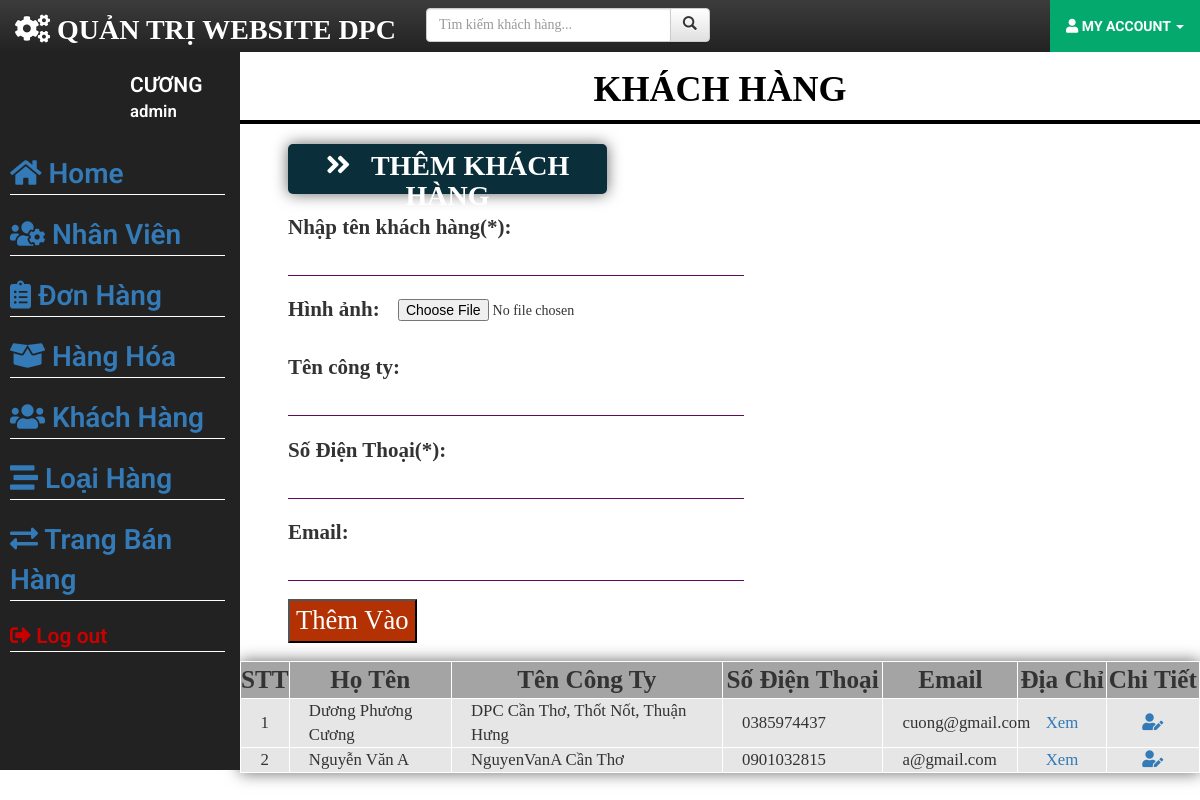
/admin/khach-hang.php (signed in), run on the app's committed database.
### tables this page shows
CREATE TABLE `nhanvien` (
  `msnv` char(6) NOT NULL,
  `hotennv` varchar(40) NOT NULL,
  `matkhau` char(40) NOT NULL,
  `chucvu` varchar(40) NOT NULL,
  `anhnv` text DEFAULT NULL,
  `diachi` varchar(200) NOT NULL,
  `sodienthoai` char(11) NOT NULL
);

CREATE TABLE `khachhang` (
  `mskh` int(11) NOT NULL,
  `hotenkh` varchar(40) NOT NULL,
  `matkhau` char(40) NOT NULL,
  `anhkh` text DEFAULT NULL,
  `tencongty` varchar(50) DEFAULT NULL,
  `sodienthoai` char(11) NOT NULL,
  `email` varchar(40) DEFAULT NULL
);

### admin/khach-hang.php (the view, shortened to what this page needs)
<?php
	$conn = mysqli_connect('localhost', 'root', '', 'dathang') or die ('Không thể kết nối tới database');
?>
<!DOCTYPE html>
<html lang="en">
<head>
	<link rel="stylesheet" href="https://stackpath.bootstrapcdn.com/bootstrap/3.4.1/css/bootstrap.min.css">
	<link rel="stylesheet" href="https://stackpath.bootstrapcdn.com/bootstrap/3.4.1/css/bootstrap-theme.min.css">
  	<link rel="stylesheet" href="https://cdnjs.cloudflare.com/ajax/libs/font-awesome/4.7.0/css/font-awesome.min.css">
  	<link rel="stylesheet" href="https://pro.fontawesome.com/releases/v5.10.0/css/all.css"/>
	<link rel="stylesheet" href="admin.css">
</head>
<body>
	<nav class="navbar navbar-inverse navbar-fixed-top">
		<div class="container-fluid">
			<div class="navbar-brand">
				<i class="fas fa-cogs"></i> <span>quản trị website DPC</span>
			</div>
			<ul class="nav navbar-nav">
				<li>
					<form class="navbar-form pull-left" role="search" action="khach-hang.php" method="post">
			        	<div style="width: 120%; font-family:all" class="input-group" id="search1">
			           		<input id="search-input" name="tim-kiem" type="text" class="form-control" placeholder="Tìm kiếm khách hàng...">
			           		<div  class="input-group-btn">
			              		<button name="search" type="submit" id="search-button" class="btn btn-default"><span class="glyphicon glyphicon-search"></span></button>
			           		</div>
			            </div>
        			</form>
				</li>
			</ul>
			<div class="navbar-right">
				<div class="dropdown-admin">
				  <div class="dropbtn-admin">
				  	<i class="fas fa-user"></i> <span>my account</span> <span class="caret"></span>
				  </div>
<?php
	if(isset($_SESSION['loginAdmin']) || isset($_SESSION['loginNV'])){
		if(isset($_SESSION['loginAdmin'])){
			$msadmin = $_SESSION['loginAdmin'];
		} else if(isset($_SESSION['loginNV'])){
			$msadmin = $_SESSION['loginNV'];
		}
		$sql_ad = "select * from nhanvien where msnv = '$msadmin' ";
		$kq = mysqli_query($conn,$sql_ad);
		$row_ad = mysqli_fetch_assoc($kq);
		$name_ad = $row_ad['hotennv'];
		$arr_name = explode(" ",$name_ad);
		$chiso_arr = count($arr_name);
		$name = $arr_name[$chiso_arr -1];
	}
?>
				</div>
			</div>
		</div>
	</nav>
	<div class="container-fluid menu">
		<div class="avatar">
			<a href="my-account-nv.php?ms=<?=$row_ad['msnv']?>"><img src="<?=$row_ad['anhnv']?>" alt=""></a>
			<a class="name" href="my-account-nv.php?ms=<?=$row_ad['msnv']?>"><?php if(isset($_SESSION['loginAdmin']) || isset($_SESSION['loginNV'])){echo $name;}?> <br> <p style="font-size: 0.8em; text-transform: lowercase;"><?php if(isset($_SESSION['loginAdmin'])){echo $row_ad['msnv'];}?></p></a>
		</div>
		<ul class="list-menu">
			<li>
				<a href="admin.php"> <i class="fa fa-home"></i> Home</a>
			</li>
<?php
	if(isset($_SESSION['loginAdmin'])){
?>
			<li>
				<a href="nhan-vien.php"><i class="fas fa-users-cog"></i> Nhân Viên</a>
			</li>
<?php
	}
?>
			<li>
				<a href="dat-hang.php"><i class="fas fa-clipboard-list"></i> Đơn Hàng</a>
			</li>
			<li>
				<a href="hang-hoa.php"> <i class="fas fa-box-open"></i> Hàng Hóa</a>
			</li>
			<li>
				<a href="khach-hang.php"> <i class="fas fa-users"></i> Khách Hàng</a>
			</li>
			<li>
				<a href="loai-hang.php"> <i class="fas fa-stream"></i> Loại Hàng</a>
			</li>
			<li>
				<a href="../client/index.php"> <i class="fas fa-exchange-alt"></i> Trang Bán Hàng</a>
			</li>
			<li class="li-logout">
				<a href="admin.php?log-out-ad"> <i class="fas fa-sign-out-alt"></i> 	Log out</a>
			</li>
		</ul>
	</div>
	<div class="content">
		<div class="title-loaihanghoa">
			<h1>
				khách hàng
			</h1>
		</div>
		<hr class="hr-loai-hang">
		<div class="add-loai-hang">
			<div class="title-add-loai-hang">
				<h3><i class="fas fa-angle-double-right"></i>&ensp; Thêm Khách Hàng</h3>
			</div>
			<form class="form-add-loai-hang form-hang-hoa" action="khach-hang.php" method="post" enctype="multipart/form-data">
				<div class="add-ma-loai">
					<p>Nhập tên khách hàng(*): </p>
					<input type="text" name="ten" title="nhập tên khách hàng" required="">
				</div>
				<div class="add-ten-loai-hinh">
					<p>Hình ảnh:</p>
					<input type="file" name="hinh-anh" title="chọn ảnh khách hàng">
				</div>
				<div class="add-ten-loai">
					<p>Tên công ty:</p>
					<input type="text" title="nhập tên công ty" name="ten-cong-ty">
				</div>
				<div class="add-ten-loai">
					<p>Số Điện Thoại(*):</p>
					<input type="text" name="sdt" title="nhập số điện thoại" required="">
				</div>
				<div class="add-ten-loai">
					<p>Email:</p>
					<input type="Email" name="email" title="nhập email">
				</div>
				<button class="btn-add-loai-hang" name="add">Thêm Vào</button>
			</form>
		</div>
		<div class="hien-thi-khach-hang">
			<table class="table-khach-hang">
				<th class="ms-khach-hang">
					STT
				</th>
				<th>
					Họ tên
				</th>
				<th>
					Tên công ty
				</th>
				<th>
					Số điện thoại
				</th>
				<th>
					Email
				</th>
				<th>
					Địa Chỉ
				</th>
				<th>
					Chi tiết
				</th>
<?php
	if(!isset($_POST['search'])){
		$sql_select_all_kh = "select * from khachhang";
	} else if(isset($_POST['search'])){
		$tenkh = $_POST['tim-kiem'];
		$sql_select_all_kh = "select * from khachhang where hotenkh like '%$tenkh%'";
	}
	$kq_select_all_kh = mysqli_query($conn, $sql_select_all_kh);
	$stt = 1;
	while($rowa_kh= mysqli_fetch_assoc($kq_select_all_kh)){ ?>
				<tr>
					<td class="xem-khach-hang">
						<?=$stt?>
					</td>
					<td>
						<?=$rowa_kh['hotenkh']?>
					</td>
					<td>
						<?=$rowa_kh['tencongty']?>
					</td>
					<td>
						<?=$rowa_kh['sodienthoai']?>
					</td>
					<td class="format-email">
						<?=$rowa_kh['email']?>
					</td>
					<td class="xem-khach-hang">
						<a href="diachi-kh.php?ms=<?=$rowa_kh['mskh']?>">Xem</a>
					</td>
					<td class="xem-khach-hang">
						<a href="info-khach-hang.php?chitiet=<?=$rowa_kh['mskh']?>"><i class="fas fa-user-edit"></i></a>
					</td>
				</tr>
<?php
		$stt ++;
	}
?>
			</table>
		</div>
	</div>
</body>
</html>

### admin/admin.css (style rules this page uses)
body { font-family: 'Roboto', sans-serif; }
.navbar-inverse { border-bottom: none; }
.navbar-inverse .navbar-brand { font-family: all; font-size: 2em; text-transform: uppercase; font-weight: 700; color: white; cursor: default; }
.dropbtn-admin { background-color: #04AA6D; font-weight: bold; color: white; padding: 16px; text-transform: uppercase; border: none; }
.dropdown-admin { position: relative; display: inline-block; cursor: default; }
.menu { height: 90vh; background-color: #222; width: 20%; float: left; color: white; margin-top: 50px; overflow: scroll; position: fixed; float: left; }
.avatar { margin-top: 20px; display: flex; }
.avatar a { margin-left: 10px; width: 50%; }
.avatar .name { color: white; font-size: 1.5em; text-transform: uppercase; text-decoration: none; font-weight: 600; }
.list-menu { list-style-type: none; }
.list-menu li { margin-top: 20px; border-bottom: 1px solid white; margin-left: -45px; }
.list-menu li a { font-size: 2em; text-decoration: none; font-weight: 600; }
.list-menu .li-logout a { color: #C80000; font-size: 1.5em; }
.content { width: 80%; float: right; margin-top: 50px; }
.title-loaihanghoa { text-align: center; }
.title-loaihanghoa h1 { font-family: all; color: black; font-weight: 600; text-transform: uppercase ; }
.hr-loai-hang { margin-top: 0; border: 2px solid black; }
.add-loai-hang { margin-left: 5%; font-family: all; }
.title-add-loai-hang { border-radius: 5px; background-color: #0B2F3A; height: 50px; box-shadow: 0 0 15px rgba(0,0,0,0.6); width: 35%; text-align: center; }
.add-loai-hang h3 { font-weight:bold; text-transform: uppercase; font-size: 2em; padding-top: 7px; color: white; }
.form-add-loai-hang { margin-top: 2%; }
.form-add-loai-hang p { margin-top: 2%; }
.form-add-loai-hang .add-ma-loai p { font-size: 1.5em; font-weight: bold; }
.form-add-loai-hang .add-ma-loai input, .add-ten-loai input { border: none; outline: none; border-bottom: 1px solid #610B5E; width: 50%; font-size: 1.5em; margin-top: -1%; font-weight: bold; }
.form-add-loai-hang .add-ten-loai p { font-size: 1.5em; font-weight: bold; }
.btn-add-loai-hang { font-size: 1.9em; background-color: #B43104; color: white; margin-top: 2%; margin-bottom: 2%; }
.form-add-loai-hang .add-ten-loai-hinh { display: flex; }
.form-add-loai-hang .add-ten-loai-hinh p { font-size: 1.5em; font-weight: bold; }
.form-add-loai-hang .add-ten-loai-hinh input { padding-top: 2.5%; margin-left: 2%; outline: none; }
.hien-thi-khach-hang { font-family: all; font-size: 1.2em; }
.hien-thi-khach-hang .table-khach-hang { box-shadow: 0 0 15px rgba(0,0,0,0.6); width: 100%; }
.hien-thi-khach-hang .table-khach-hang th, .hien-thi-khach-hang .table-khach-hang tr, .hien-thi-khach-hang .table-khach-hang td { border: 1px solid white; text-transform: capitalize; }
.hien-thi-khach-hang .table-khach-hang th { background-color: #A4A4A4; font-size: 1.5em; text-align: center; }
.hien-thi-khach-hang .table-khach-hang tr td { background-color: #E6E6E6; padding-left: 2%; }
.ms-khach-hang { width: 5%; }
.hien-thi-khach-hang .table-khach-hang tr .xem-khach-hang { text-align: center; padding-left: 0%; }
.hien-thi-khach-hang .table-khach-hang .format-email { text-transform: lowercase; }

### data on the page
nhanvien: hotennv "CƯƠNG", msnv "admin"
khachhang: hotenkh "Dương Phương Cương", tencongty "DPC Cần Thơ, Thốt Nốt, Thuận Hưng", sodienthoai "0385974437", email "cuong@gmail.com"
khachhang: hotenkh "Nguyễn Văn A", tencongty "NguyenVanA Cần Thơ", sodienthoai "0901032815", email "a@gmail.com"
